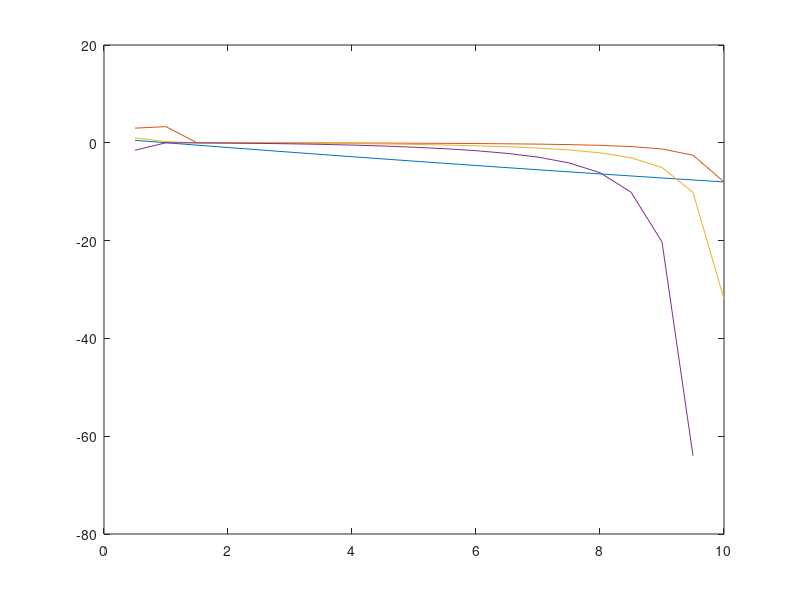

The MATLAB script that drew this image:
%% Problem 3
clear all; clc; close all;

T = 0.5; % sampling time
t_f = 10; % final time 
N = t_f/T;
t = T:T:t_f;

x_0 = [3;1];
A = [1 T; 0 1];
B = [(T^2)/2; T];

S_N = [10 0; 0 10];
Q = [1 0;0 2];
R = 10;
C =[1 0];

% reference
c_0 = 1;
c_1 = -1;
c_2 = 0.02;
r = zeros(N,1);
for k =1:N
    r(k) = c_0+c_1*T*k+c_2*(T^2)*(k^2)/2;
end
r_N = r(end);


% optimal affine control
S = zeros(N,2,2);
S(N,:,:) = S_N; % 2x2 matrix
K = zeros(N,2); % 1x2 row vector
Ku = zeros(N,2); % 1x2 row vector

V = zeros(2,N); % 2x1 column vector
V(:,N) = C';
P = zeros(N,1);
u = zeros(N-1,1);
x = zeros(2,N);
x(:,1) = x_0;
%%
for k = N-1:-1:1
    S_future = squeeze(S(k+1,:,:));
    K(k,:) =inv(B'*S_future*B+R)*B'*S_future*A;
    S(k,:,:) = A'*S_future*(A-B*K(k,:))+Q;
    V(:,k) = (A-B*K(k,:))'*V(:,k+1);
    P(k) = P(k+1)-V(:,k+1)'*B*inv(B'*S_future*B+R)*B'*V(:,k+1);
    Ku(k,:) = inv(B'*S_future*B+R)*B';
   
    
    u(k) = -(K(k,:)-Ku(k,:)*V(:,k+1)*inv(P(k))*V(:,k)')*x(:,k)-Ku(k,:)*V(:,k+1)*inv(P(k))*r_N;
    x(:,k+1) = A*x(:,k)+B*u(k);
end
%% 
figure
plot(t, r)
hold on
plot(t,x(1,:))
plot(t,x(2,:))
plot(t(1:end-1),u)